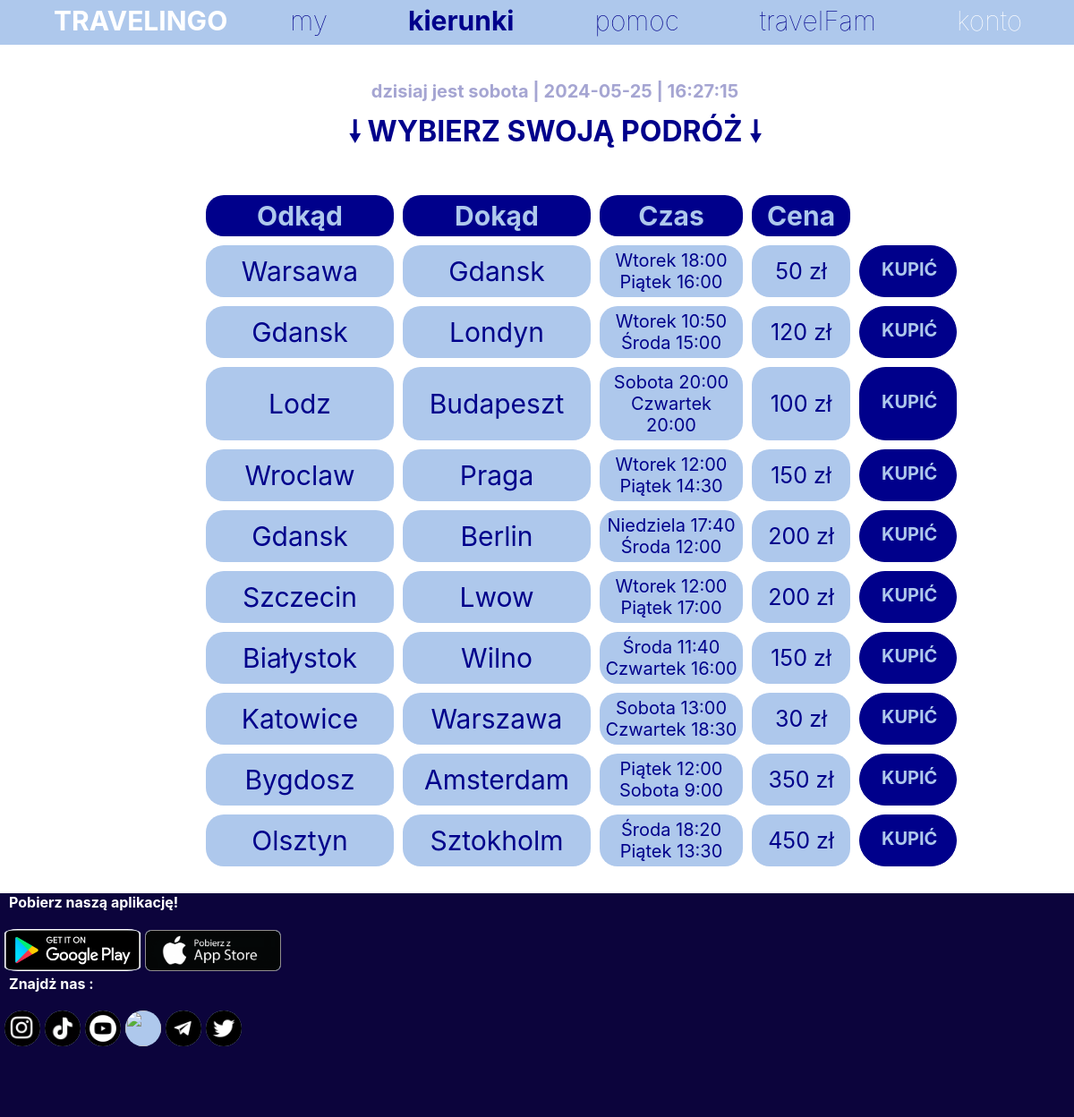
The app's page /kierunki.php with its own data.
### tables this page shows
CREATE TABLE `kierunki` (
  `id` int(11) NOT NULL,
  `punkt_od` varchar(255) NOT NULL,
  `punkt_do` varchar(255) NOT NULL,
  `cena` int(11) NOT NULL,
  `id_autobusa` int(11) NOT NULL,
  `czas` varchar(255) NOT NULL
);

### kierunki.php (the view, shortened to what this page needs)
<?php
require_once "connect.php";
$conn = new mysqli($host, $db_user, $db_password, $db_name);
?>
<!DOCTYPE html>
<html lang="en">
<head>
    <link rel="stylesheet" href="styleKierunki.css">
</head>
<body onload='displayTime()'>
    <div id="upPart">
        <a href="index.php" class="up" id="logo">TRAVELINGO</a>
        <a href="my.php" class="up">my</a>
        <a href="kierunki.php" class="up"><b>kierunki</b></a>
        <a href="pomoc.php" class="up">pomoc </a>
        <a href="travelFam.php" class="up">travelFam </a>
        <a href="konto.php" class="up" id="konto">konto</a>
    </div>
    <div id="mainPart">
    <div id="timeDisplay"></div>
        <h1>🠗 WYBIERZ SWOJĄ PODRÓŻ 🠗 </h1>
        <?php
        $sql = "SELECT `id`, `punkt_od`, `punkt_do`, `cena`, `czas` FROM `Kierunki`";
        $result = $conn->query($sql);
        if ($result->num_rows > 0) {
            echo "<table>
            <tr>
                <th id='th'>Odkąd</th>
                <th id='th'>Dokąd</th>
                <th id='th'>Czas</th>
                <th id='th'>Cena</th>
            </tr>";
            while ($row = $result->fetch_assoc()) {
                echo "<tr>
                <td id='td'>{$row['punkt_od']}</td>
                <td id='td'>{$row['punkt_do']}</td>
                <td id='tdCZAS'>{$row['czas']}</td>
                <td id='tdCENA'>{$row['cena']} zł</td>
                <td  id='butKup'>
                    <form action='kierunki.php' method='post'>
                        <input type='hidden' name='id' value='{$row['id']}'>
                        <button id='butKup' type='submit'><p id='kupic'>KUPIĆ<p></button>
                    </form>
                </td>
            </tr>";
            }
            echo "</table>";
        } else {
            echo "0 results";
        }
        ?>
    </div>
    <div id="downPart">
        <h4> Pobierz naszą aplikację! </h4><br>
        <div id="applikacje">
            <a href="https://play.google.com/store/account"> <img id="google" src="googleplay.png"> </a>
            <a href="https://www.apple.com/pl/app-store/"> <img id="app" src="app.png"> </a>
        </div>
        <h4>Znajdż nas :</h4> <br>
        <div id="logos">
            <a href="https://www.instagram.com/"><img class="img" src="inst.jpg"></a>
            <a href="https://www.tiktok.com/"><img class="img" src="tt.jpg">
            <a href="https://m.youtube.com/?gl=PL&hl=pl"><img class="img" src="yt.jpg">
            <a href="https://web.whatsapp.com/"><img class="img" src="wa.jpg">
            <a href="https://web.telegram.org/"><img class="img" src="tg.jpg">
            <a href="https://twitter.com/?lang=pl"><img class="img" src="tw.jpg"><br>
        </div>
    </div>
</body>
</html>

### styleKierunki.css (style rules this page uses)
* { margin:0px; padding:0px; font-family: -apple-system, BlinkMacSystemFont, "Segoe UI", Roboto, Helvetica, Arial, sans-serif, "Apple Color Emoji", "Segoe UI Emoji", "Segoe UI Symbol"; }
img { background-color: rgb(174, 200, 236); }
#upPart { display:flex; background-color: rgb(174, 200, 236); height:50px; padding-left:40px; }
.up { margin-right:90px; text-decoration: none; margin-top:5px; font-size: 30px; display:flex; color:darkblue; font-weight: 100; }
#konto { color: white; }
#logo { color: white; margin-left:20px; margin-right: 70px; font-weight: 700; }
#google { height:45px; width:150px; border-radius:10%; border: 1px solid white; }
#app { height:44px; width:150px; border: 1.3px solid rgb(144, 141, 141); border-radius:6.5px; }
a { text-decoration: none; }
#downPart { width: 100%; background-color:rgb(12, 4, 60); height:250px; }
h4 { color:white; margin-left: 10px; }
#applikacje { padding-left:5px; }
#logos { display:flex; }
p { color:white; margin-top: -24px; margin-left:3px; }
.img { border-radius:50%; margin-left:5px; position:relative; transition-duration: 2s; transition: ease-in; height:40px; width:40px; }
#mainPart { margin-left:220px; text-align:center; margin-bottom:20px; margin-top:40px; }
#td { background-color:rgb(174, 200, 236); height:20px; width: 200px; padding: 5px; font-size:30px; color:darkblue; border-radius:20px; margin-top:90px; }
#tdCZAS { background-color:rgb(174, 200, 236); height:20px; width: 150px; padding: 5px; font-size:20px; color:darkblue; border-radius:20px; margin-top:90px; }
#tdCENA { background-color:rgb(174, 200, 236); height:20px; width: 100px; padding: 5px; font-size:25px; color:darkblue; border-radius:20px; margin-top:90px; }
#th { background-color:darkblue; height:30px; width:100px; padding: 5px; font-size:30px; color:rgb(174, 200, 236); border-radius:20px; margin-bottom:20px; }
a { text-decoration:none; color:rgb(255, 255, 255); }
table { border-spacing: 10px; }
#butKup { background-color:darkblue; border: 1px solid darkblue; padding:10px; border-radius:30px; }
#kupic { font-weight: bold; color: rgb(174, 200, 236); margin-top:-15px; font-size: 20px; }
h1 { margin-right: 180px; margin-bottom: 30px; color: darkblue; }

### records on screen
kierunki: punkt_od "Warsawa", punkt_do "Gdansk", czas "Wtorek 18:00 Piątek 16:00", cena "50"
kierunki: punkt_od "Gdansk", punkt_do "Londyn", czas "Wtorek 10:50 Środa 15:00", cena "120"
kierunki: punkt_od "Lodz", punkt_do "Budapeszt", czas "Sobota 20:00 Czwartek 20:00", cena "100"
kierunki: punkt_od "Wroclaw", punkt_do "Praga", czas "Wtorek 12:00 Piątek 14:30", cena "150"
kierunki: punkt_od "Gdansk", punkt_do "Berlin", czas "Niedziela 17:40 Środa 12:00", cena "200"
kierunki: punkt_od "Szczecin", punkt_do "Lwow", czas "Wtorek 12:00 Piątek 17:00", cena "200"
kierunki: punkt_od "Białystok", punkt_do "Wilno", czas "Środa 11:40 Czwartek 16:00", cena "150"
kierunki: punkt_od "Katowice", punkt_do "Warszawa", czas "Sobota 13:00 Czwartek 18:30", cena "30"
kierunki: punkt_od "Bygdosz", punkt_do "Amsterdam", czas "Piątek 12:00 Sobota 9:00", cena "350"
kierunki: punkt_od "Olsztyn", punkt_do "Sztokholm", czas "Środa 18:20 Piątek 13:30", cena "450"
